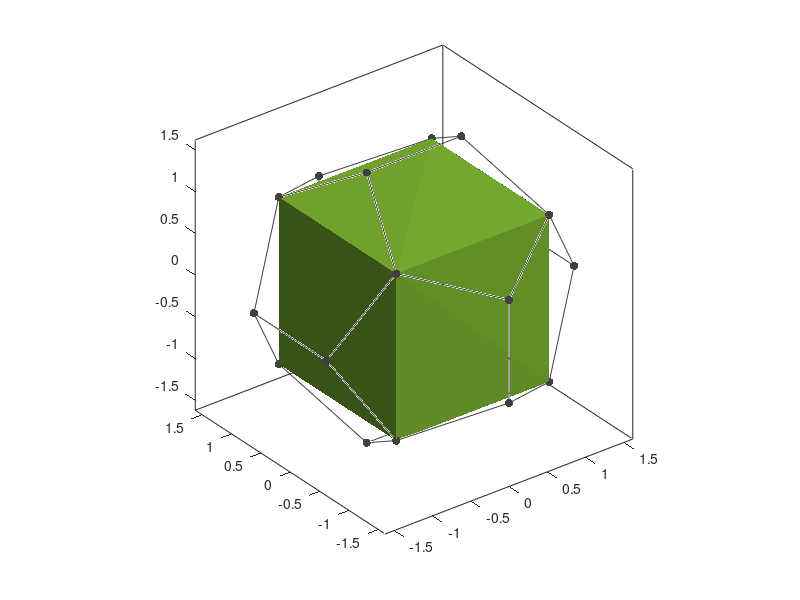

The MATLAB script that drew this image: (Note: this script raises an error after producing the figure.)
% May 6, 2016


%%
% The dodecahedron is a particularly interesting polyhedron. It's full of
% interesting five-fold symmetries. Let's take a look at a couple of them.
%
% First we'll need the vertices. There's an interesting pattern to them.
%
p = (1+sqrt(5))/2;
q = 1/p;
verts = [-1 -1 -1; ...
         -1 -1  1; ...
          1 -1  1; ...
          1 -1 -1; ...
         -q  0 -p; ...
         -p -q  0; ...
          0 -p  q; ...
         -p  q  0; ...
          0 -p -q; ...
          q  0 -p; ...
         -q  0  p; ...
          0  p  q; ...
          p -q  0; ...
          0  p -q; ...
          p  q  0; ...
          q  0  p; ...
         -1  1  1; ...
         -1  1 -1; ...
          1  1 -1; ...
          1  1  1];
      
%%
% We can draw them with scatter3.
%
grey = [.25 .25 .25];
scatter3(verts(:,1),verts(:,2),verts(:,3),'filled','MarkerFaceColor',grey)
axis vis3d
grid off
box on

%%
% And we can draw the edges like so:
%
s = [1 1 1 2 2  2 3  3  3 4  4  4  5  5 6 7  8  8 10 11 11 12 12 12 13 14 14 15 15 16];
e = [5 6 9 6 7 11 7 13 16 9 10 13 10 18 8 9 17 18 19 16 17 14 17 20 15 18 19 19 20 20];
n = nan(1,30);
lx = [verts(s',1)'; verts(e',1)'; n];
ly = [verts(s',2)'; verts(e',2)'; n];
lz = [verts(s',3)'; verts(e',3)'; n];
l = line(lx(:),ly(:),lz(:),'Color',grey);

%%
% If you look at the first 4 vertices and the last 4 vertices, you might
% recognize that there's a cube hiding inside the dodecahedron. Let's draw
% it.
%
cols = lines(7);
faces = [ 4 19 20  3; ...
         19 18 17 20; ...
         18  1  2 17; ...
          1  4  3  2; ...
          2  3 20 17; ...
         18 19  4  1];
cube1 = patch('Faces',faces,'Vertices',verts,'FaceColor',cols(1,:));

%%
% Since everything in a dodecahedron comes in multiples of 5, lets make
% 4 more copies of that cube.
%
g2 = hgtransform;
cube2 = patch('Parent',g2,'Faces',faces,'Vertices',verts,'FaceColor',cols(2,:));
g3 = hgtransform;
cube3 = patch('Parent',g3,'Faces',faces,'Vertices',verts,'FaceColor',cols(3,:));
g4 = hgtransform;
cube4 = patch('Parent',g4,'Faces',faces,'Vertices',verts,'FaceColor',cols(4,:));
g5 = hgtransform;
cube5 = patch('Parent',g5,'Faces',faces,'Vertices',verts,'FaceColor',cols(5,:));
set([cube1 cube2 cube3 cube4 cube5],'SpecularStrength',0,'AmbientStrength',.4,'EdgeColor','none');

xlim([-p p])
ylim([-p p])
zlim([-p p])
camlight right

%%
% The cube has 4 diagonals which define axes of rotational symmetry. What
% if we start rotating each of those four extra cubes around one of those axes?
%
rotax = [1  1  1; ...
        -1  1 -1; ...
        -1 -1  1; ...
         1 -1 -1];
for ang=linspace(0,2*pi,250)
    g2.Matrix = makehgtform('axisrotate',rotax(1,:),ang);
    g3.Matrix = makehgtform('axisrotate',rotax(2,:),ang);
    g4.Matrix = makehgtform('axisrotate',rotax(3,:),ang);
    g5.Matrix = makehgtform('axisrotate',rotax(4,:),ang);
    drawnow
end

%%
% Something interesting happened at a particular angle in there. Did you
% see it? All of the vertices of the cubes land on vertices of the dodecahedron. 
% It happens when the angle reaches pi/4.
%
ang = pi/4;
g2.Matrix = makehgtform('axisrotate',rotax(1,:),ang);
g3.Matrix = makehgtform('axisrotate',rotax(2,:),ang);
g4.Matrix = makehgtform('axisrotate',rotax(3,:),ang);
g5.Matrix = makehgtform('axisrotate',rotax(4,:),ang);

%%
% It can be a little easier to see some of the symmetry patterns if we make
% all of the cubes the same color and add some different edges.
%
set(findobj(gca,'Type','patch'),'FaceColor',cols(5,:))
s = [1  1  1  1  2  2  2  2  2  3  3  3  3  3  4  4  4  5  5  5  5  6  6  6  6  6  7 ...
     7  7  8  8  8  9 10 10 10 10 11 11 12 12 12 12 13 13 13 14 14 14 15 16 17 17 18 19];
e = [2  7  8 18  3  8  9 16 17  4  9 11 15 20  7 15 19  6  8 14 19  7  9 11 17 18 11 ...
    13 16 11 12 14 13 13 14 15 18 12 20 15 16 18 19 16 19 20 15 17 20 16 17 18 20 19 20];  
n = nan(1,55);
lx2 = [verts(s',1)'; verts(e',1)'; n];
ly2 = [verts(s',2)'; verts(e',2)'; n];
lz2 = [verts(s',3)'; verts(e',3)'; n];
l.XData = lx2(:);
l.YData = ly2(:);
l.ZData = lz2(:);
l.LineWidth = 3;

%%
% There are also tetrahedra hiding inside the dodecahedron. Let's draw one
% of them.
%
delete(findobj(gca,'Type','patch'))
l.XData = lx(:);
l.YData = ly(:);
l.ZData = lz(:);
l.LineWidth = .5;

faces = [2  5 12; ...
         2  5 13; ...
         2 12 13; ...
         5 12 13];
tet1 = patch('Faces',faces,'Vertices',verts);
tet1.FaceColor = cols(1,:);

%%
% Again, we'll make 5 copies of this.
g2 = hgtransform;
tet2 = patch('Parent',g2,'Faces',faces,'Vertices',verts,'FaceColor',cols(2,:));
g3 = hgtransform;
tet3 = patch('Parent',g3,'Faces',faces,'Vertices',verts,'FaceColor',cols(3,:));
g4 = hgtransform;
tet4 = patch('Parent',g4,'Faces',faces,'Vertices',verts,'FaceColor',cols(4,:));
g5 = hgtransform;
tet5 = patch('Parent',g5,'Faces',faces,'Vertices',verts,'FaceColor',cols(5,:));
set([tet1 tet2 tet3 tet4 tet5],'SpecularStrength',0,'AmbientStrength',.4,'EdgeColor','none');

%%
% And we'll spin these around four different axes. In this case, the axes
% of rotation are each through the midpoint of an edge which touches one of
% the vertices of the tetrahedron.
%
r = 1+p;
rotax = [-1, -r,  p; ...
         -p,  1, -r; ...
         -1,  r,  p; ...
          r, -p, -1];
     
for ang=linspace(0,2*pi,250)
    g2.Matrix = makehgtform('axisrotate',rotax(1,:),ang);
    g3.Matrix = makehgtform('axisrotate',rotax(2,:),ang);
    g4.Matrix = makehgtform('axisrotate',rotax(3,:),ang);
    g5.Matrix = makehgtform('axisrotate',rotax(4,:),ang);
    drawnow
end

%%
% This one's a bit harder to follow, but there is one particularly
% interesting angle in this case too. When the angle of rotation reaches
% pi, all of the vertices of the tetrahedra land on vertices of the
% dodecahedron.
%
ang = pi;
g2.Matrix = makehgtform('axisrotate',rotax(1,:),ang);
g3.Matrix = makehgtform('axisrotate',rotax(2,:),ang);
g4.Matrix = makehgtform('axisrotate',rotax(3,:),ang);
g5.Matrix = makehgtform('axisrotate',rotax(4,:),ang);

%%
% The pattern can be a little hard to see at first, but if we look straight
% down on one of the faces of the dodecahedron, it jumps out at us.
view(0,60)

%%
% If we combine the tetrahedra, we get an interesting shape that was first
% described by Edmund Hess in 1876, who also described that compound of the
% five cubes.
%
set(findobj(gca,'Type','patch'),'FaceColor',cols(5,:))
axis off
delete(findobj(gca,'Type','line'))
delete(findobj(gca,'Type','scatter'))

%%
% One of the unusual features of this shape is that it is an enantiomorph of its dual. 
% <https://en.wiktionary.org/wiki/enantiomorph Enantiomorphs> are shapes which are mirror images of each
% other. There's another object which is a mirror image of this one.
% Coxeter called this one the "dextro" version. Here's the other one, which
% is known as the "laevo" version.
%
first_ax = gca;
first_ax.Position = [.05 .05 .4 .8];
title(first_ax,'Dextro')
second_ax = copyobj(first_ax,first_ax.Parent);
second_ax.Position = [.55 .05 .4 .8];
delete(findobj(second_ax,'Type','patch'))

faces = [8  9 19; 8 16  9; 8 19 16;  9 16 19; ...
         5  7 15; 5 17  7; 5 15 17;  7 17 15; ...
         3  6 12; 3 10  6; 3 12 10;  6 10 12; ...
         1 11 13; 1 14 11; 1 13 14; 11 14 13; ...
         2  4 18; 2 20  4; 2 18 20;  4 20 18];
hlaevo = patch('Faces',faces,'Vertices',verts, ...
               'FaceColor',cols(5,:),'EdgeColor','none', ...
               'SpecularStrength',0,'AmbientStrength',.4, ...
               'Parent',second_ax);
title(second_ax,'Laevo')

%%
% The dextro and laevo versions look similar, but you can't rotate one of
% them in such a way as to make it match the other one.
%
% If we combine a dextro and a laevo in the same axes, we get another
% interesting object, but that's a story for another day.
%
hlaevo.Parent = first_ax;
delete(second_ax)
first_ax.Position = [0 0 1 1];
title(first_ax,'')

%%
% I've always found these 5-way symmetries fascinating. What do you think?
%


%%
% _Copyright 2016 The MathWorks, Inc._

